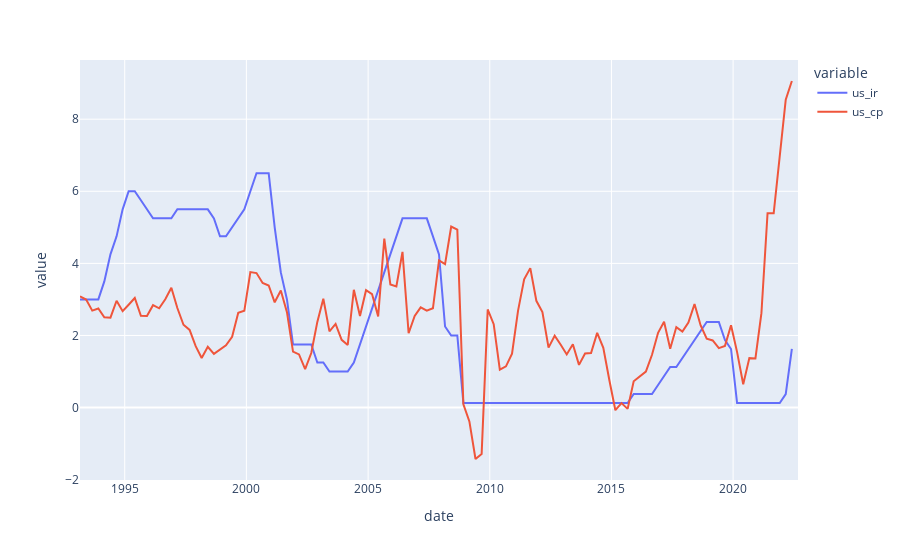

Notebook cell for this chart:
### Code cell
px.line(X, x="date", y=['us_ir', 'us_cp'])
